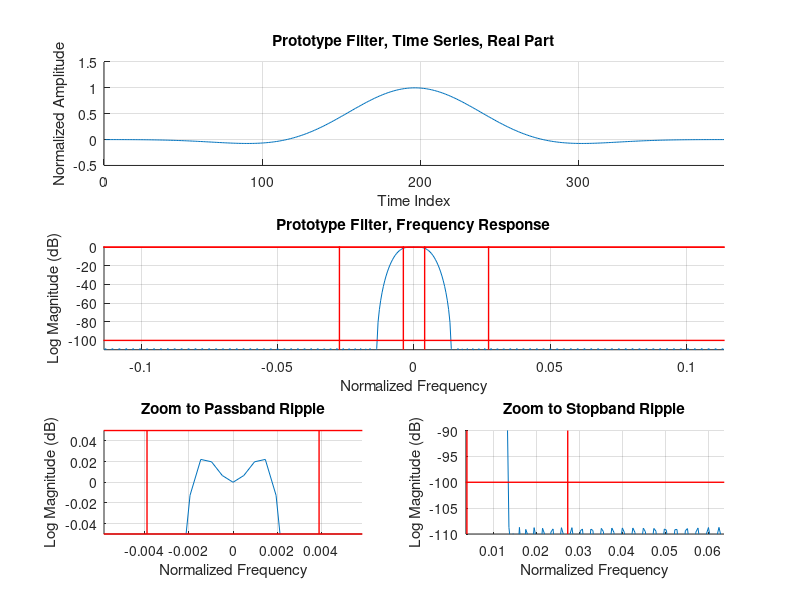

Write the MATLAB code that produced this figure.
% Joshua Emele <jemele@acm.org>
% WES265, Final, Problem 3

% clean up environment before starting
clear all;
close all;

% filter design parameters
% passband peak-to-peak ripple (dB)
rp = .1
% stopband attenuation (dB)
rs = 100
% convert from dB to volt
dev = [(10^(rp/20)-1)/(10^(rp/20)+1)  10^(-rs/20)];
% the transition and stop band, in kHz
f = [2.5 17.5]
a = [1 0]
% the sample rate, in kHz
fs = 1280
% the number of fft bins
bins = 2048

% Estimate the filter order using firpmord and the Harris approximation.
% Use the the worst-case value and generate the filter.
[n,fo,ao,w]=firpmord(f,a,dev,fs)
n = max(ceil((fs/(f(2)-f(1)))*(rs/22)),n)
h = firpm(n,fo,ao,w);
h = h/max(h);
frequency_response = 20*log10(abs(fftshift(fft(h,bins))));

% 3a. Show the time series and spectrum of the prototype filter. Show the
% filter specifications on the spectrum.
figure(1);
subplot(3,1,1);
hold on;
plot(h);
axis([0 length(h) -0.5 1.5]);
grid on;
title('Prototype Filter, Time Series, Real Part');
xlabel('Time Index');
ylabel('Normalized Amplitude');

frequency_response = fftshift(20*log10(abs(fft(h/sum(h),bins))));
subplot(3,1,2);
hold on;
plot(-0.5:1/bins:0.5-1/bins,frequency_response);
grid on;
axis([-0.1-fo(3)/2 0.1+fo(3)/2 -110 1]);
title('Prototype Filter, Frequency Response');
xlabel('Normalized Frequency');
ylabel('Log Magnitude (dB)');

% plot the filter specifications
line('XData',[-0.5 0.5],'YData',[-rs -rs], 'LineWidth', 1, 'Color','r')
line('XData',[-0.5 0.5],'YData',[+rp/2 +rp/2], 'LineWidth', 1, 'Color','r')
line('XData',[-0.5 0.5],'YData',[-rp/2 -rp/2], 'LineWidth', 1, 'Color','r')
line('XData',[-2*f(1)/fs -2*f(1)/fs],'YData',ylim, 'LineWidth', 1, 'Color','r')
line('XData',[+2*f(1)/fs +2*f(1)/fs],'YData',ylim, 'LineWidth', 1, 'Color','r')
line('XData',[-2*f(2)/fs -2*f(2)/fs],'YData',ylim, 'LineWidth', 1, 'Color','r')
line('XData',[+2*f(2)/fs +2*f(2)/fs],'YData',ylim, 'LineWidth', 1, 'Color','r')

subplot(3,2,5);
hold on;
plot((-0.5:1/bins:0.5-1/bins), frequency_response);
grid on;
axis([-3*fo(2)/2 3*fo(2)/2 -rp/2 rp/2]);
title('Zoom to Passband Ripple');
xlabel('Normalized Frequency');
ylabel('Log Magnitude (dB)');
line('XData',[-0.5 0.5],'YData',[-rs -rs], 'LineWidth', 1, 'Color','r')
line('XData',[-0.5 0.5],'YData',[+rp/2 +rp/2], 'LineWidth', 1, 'Color','r')
line('XData',[-0.5 0.5],'YData',[-rp/2 -rp/2], 'LineWidth', 1, 'Color','r')
line('XData',[-2*f(1)/fs -2*f(1)/fs],'YData',ylim, 'LineWidth', 1, 'Color','r')
line('XData',[+2*f(1)/fs +2*f(1)/fs],'YData',ylim, 'LineWidth', 1, 'Color','r')
line('XData',[-2*f(2)/fs -2*f(2)/fs],'YData',ylim, 'LineWidth', 1, 'Color','r')
line('XData',[+2*f(2)/fs +2*f(2)/fs],'YData',ylim, 'LineWidth', 1, 'Color','r')

subplot(3,2,6);
hold on;
plot((-0.5:1/bins:0.5-1/bins), frequency_response);
grid on;
axis([fo(3)/2-0.01 fo(3)/2+0.05 -rs-10 -rs+10]);
title('Zoom to Stopband Ripple');
xlabel('Normalized Frequency');
ylabel('Log Magnitude (dB)');
line('XData',[-0.5 0.5],'YData',[-rs -rs], 'LineWidth', 1, 'Color','r')
line('XData',[-0.5 0.5],'YData',[+rp/2 +rp/2], 'LineWidth', 1, 'Color','r')
line('XData',[-0.5 0.5],'YData',[-rp/2 -rp/2], 'LineWidth', 1, 'Color','r')
line('XData',[-2*f(1)/fs -2*f(1)/fs],'YData',ylim, 'LineWidth', 1, 'Color','r')
line('XData',[+2*f(1)/fs +2*f(1)/fs],'YData',ylim, 'LineWidth', 1, 'Color','r')
line('XData',[-2*f(2)/fs -2*f(2)/fs],'YData',ylim, 'LineWidth', 1, 'Color','r')
line('XData',[+2*f(2)/fs +2*f(2)/fs],'YData',ylim, 'LineWidth', 1, 'Color','r')

